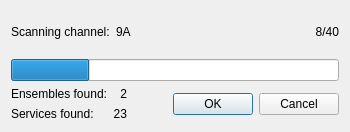
<?xml version="1.0" encoding="UTF-8"?>
<ui version="4.0">
 <class>ScannerDialog</class>
 <widget class="QDialog" name="ScannerDialog">
  <property name="geometry">
   <rect>
    <x>0</x>
    <y>0</y>
    <width>350</width>
    <height>132</height>
   </rect>
  </property>
  <property name="windowTitle">
   <string>Scanning tool</string>
  </property>
  <layout class="QGridLayout" name="gridLayout_2">
   <item row="0" column="0" colspan="3">
    <layout class="QHBoxLayout" name="horizontalLayout_3">
     <item>
      <layout class="QHBoxLayout" name="horizontalLayout_2">
       <item>
        <widget class="QLabel" name="scanningLabel">
         <property name="text">
          <string>Scanning channel:</string>
         </property>
        </widget>
       </item>
       <item>
        <widget class="QLabel" name="progressChannel">
         <property name="text">
          <string notr="true">9A</string>
         </property>
        </widget>
       </item>
      </layout>
     </item>
     <item>
      <widget class="QLabel" name="progressLabel">
       <property name="text">
        <string notr="true">8/40</string>
       </property>
       <property name="alignment">
        <set>Qt::AlignmentFlag::AlignRight|Qt::AlignmentFlag::AlignTrailing|Qt::AlignmentFlag::AlignVCenter</set>
       </property>
      </widget>
     </item>
    </layout>
   </item>
   <item row="2" column="2">
    <widget class="QDialogButtonBox" name="buttonBox">
     <property name="standardButtons">
      <set>QDialogButtonBox::StandardButton::Cancel|QDialogButtonBox::StandardButton::Ok</set>
     </property>
    </widget>
   </item>
   <item row="2" column="0">
    <layout class="QGridLayout" name="gridLayout">
     <item row="1" column="0">
      <widget class="QLabel" name="servicesFoundLabel">
       <property name="text">
        <string>Services found:</string>
       </property>
      </widget>
     </item>
     <item row="1" column="1">
      <widget class="QLabel" name="numServicesFoundLabel">
       <property name="text">
        <string notr="true">23</string>
       </property>
       <property name="alignment">
        <set>Qt::AlignmentFlag::AlignRight|Qt::AlignmentFlag::AlignTrailing|Qt::AlignmentFlag::AlignVCenter</set>
       </property>
      </widget>
     </item>
     <item row="0" column="0">
      <widget class="QLabel" name="ensemblesFoundLabel">
       <property name="text">
        <string>Ensembles found:</string>
       </property>
      </widget>
     </item>
     <item row="0" column="1">
      <widget class="QLabel" name="numEnsemblesFoundLabel">
       <property name="text">
        <string notr="true">2</string>
       </property>
       <property name="alignment">
        <set>Qt::AlignmentFlag::AlignRight|Qt::AlignmentFlag::AlignTrailing|Qt::AlignmentFlag::AlignVCenter</set>
       </property>
      </widget>
     </item>
    </layout>
   </item>
   <item row="1" column="0" colspan="3">
    <widget class="QProgressBar" name="progressBar">
     <property name="value">
      <number>24</number>
     </property>
     <property name="textVisible">
      <bool>false</bool>
     </property>
    </widget>
   </item>
   <item row="2" column="1">
    <spacer name="horizontalSpacer_2">
     <property name="orientation">
      <enum>Qt::Orientation::Horizontal</enum>
     </property>
     <property name="sizeHint" stdset="0">
      <size>
       <width>40</width>
       <height>20</height>
      </size>
     </property>
    </spacer>
   </item>
  </layout>
 </widget>
 <resources/>
 <connections/>
</ui>
